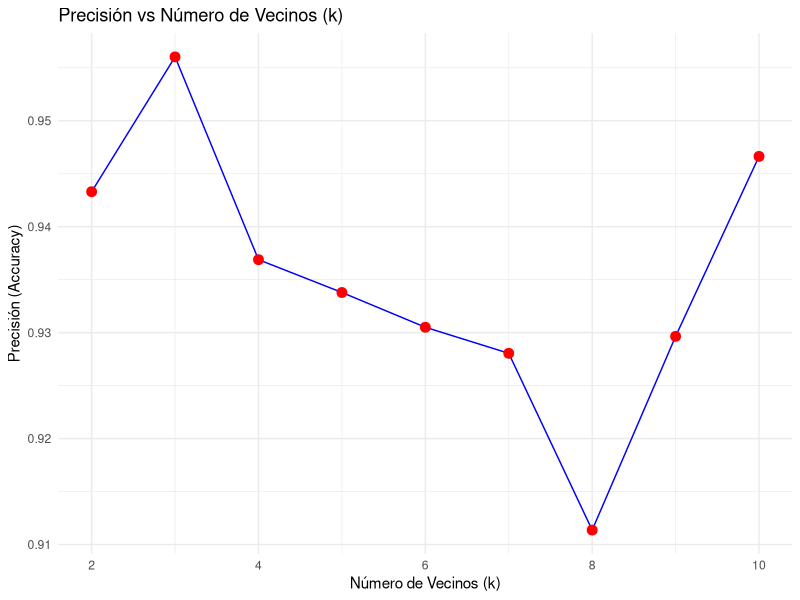

Recreate this plot in R.
## ---- chunk 1
knitr::opts_chunk$set(echo = TRUE)
## ---- chunk 2
library(caret)
library(class)
library(ggplot2)
## ---- chunk 3
set.seed(123)
porciento <- 0.7
datos<-iris
corte<-sample(nrow(datos),size = porciento*nrow(datos))
train<- datos[corte,]
test<- datos[-corte,]
## ---- chunk 4
y_train <- train$Species
y_test <- test$Species
x_train <- scale(train[,1:4])
x_test <- scale(test[,1:4])
## ---- chunk 5
k <- round(sqrt(nrow(datos)),0)
## ---- chunk 6
predModelo1 <- knn(x_train, x_test,y_train,k)
confusionMatrix(predModelo1,y_test)
## ---- chunk 7
trctrl <- trainControl(method = "repeatedcv",
                           number = 10,
                           repeats = 3)
modelo2 <- train(
  Species~., 
  data=train, 
  method = "knn", 
  trControl = trctrl, 
  preProcess= c("center","scale")
)
predModelo2 <- predict(modelo2, newdata=test[,-5])
confusionMatrix(predModelo2,y_test)
## ---- chunk 8
parametros <-  expand.grid(k = seq(2,10))
modelo3 <- train(
  Species~., 
  data=train, 
  method = "knn", 
  trControl = trctrl, 
  preProcess= c("center","scale"),
  tuneGrid = parametros
)

modelo3

ggplot(modelo3$results, aes(x = k, y = Accuracy)) +
  geom_line(color = "blue") +  # Línea azul
  geom_point(size = 3, color = "red") +  # Puntos rojos
  labs(title = "Precisión vs Número de Vecinos (k)",
       x = "Número de Vecinos (k)",
       y = "Precisión (Accuracy)") +
  theme_minimal()  # Tema limpio

## ---- chunk 9
predModelo3 <- predict(modelo3, newdata=test[,-5])
confusionMatrix(predModelo3,y_test)
